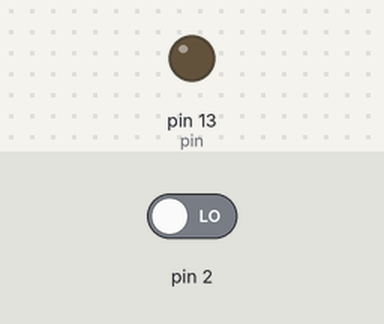
The sketch below on a simulated Arduino Uno, built with avr-gcc and run on an emulated ATmega328P. On the bench: output pins drawn as LEDs (lit = HIGH). The test bench sets the inputs (shaded band); at power-on: pin 2 LOW.

Above: at 1.2 s.
1.3 s: pin 2 driven HIGH
At 2.2 s:
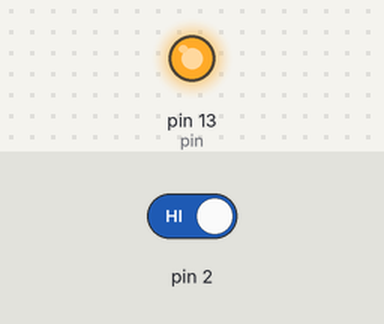
2.8 s: pin 2 driven LOW
At 3.3 s:
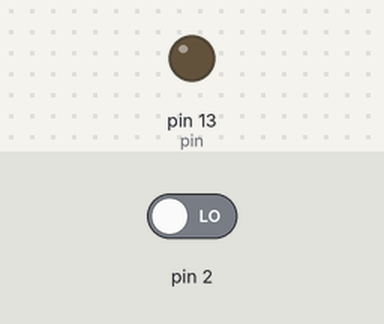
Timing chart, 0 to 5.8 s (numbered marks = the images above; inputs shaded):
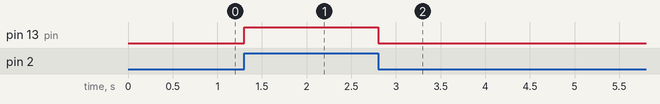

The sketch:

interrupt_pin2.ino
```cpp
int pin = 13;
volatile int state = LOW; //인터럽트로 쓰기위해 volatile로 사용

void setup() {
  // put your setup code here, to run once:


  pinMode(pin,OUTPUT);
  attachInterrupt(0, blink, CHANGE);  //rising, falling 둘다 인터럽트 걸릴때 이용하겠다.
}
//CHANGE, RISING, FALLING 다 된다.

void loop() {
  // put your main code here, to run repeatedly:

  digitalWrite(pin, state);


}
void blink(){

// state != state;
 state = (!state);

 }
```

Measured:
- after the input at 1.3 s, pin 13 (pin): LOW → HIGH at once
- after the input at 2.8 s, pin 13 (pin): HIGH → LOW at once
